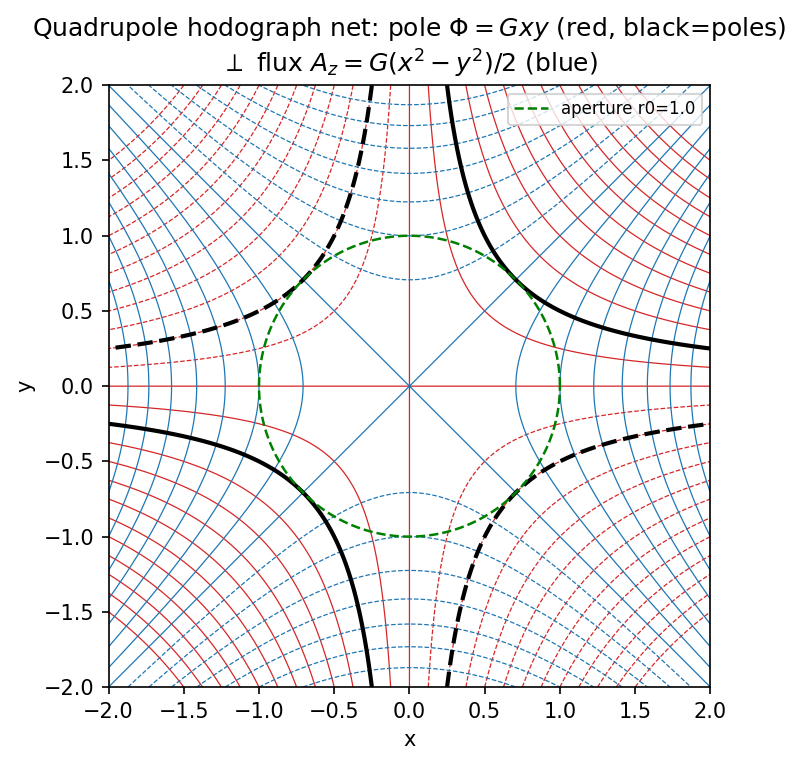

Generate this figure with Python:
"""Accelerator pole design via the hodograph -- design + measurement foundation.

RESEARCH example.  First rung of the "hodograph inverse design + HDiv-VIM
nonlinear forward" combination (the radia selling point): the pieces every
forward verification needs --

  1. multipoles(B, r_ref) -- the MULTIPLE harmonic analyzer.  Samples the
     field on a reference circle and FFTs it into normal b_n / skew a_n
     multipoles (accelerator convention  By + i Bx = sum_n (b_n + i a_n)
     z^{n-1},  z = x + iy;  n=1 dipole, n=2 quad, n=3 sextupole).  This is
     how "field quality / good-field region" is measured.

  2. the hodograph POLE GEOMETRY.  The iron pole face is an equipotential
     of the magnetic scalar potential Phi (high mu -> H_t = 0 -> Phi=const).
     For a multipole the complex potential is W ~ z^n, so:
        dipole (n=1):  Phi = (B0/mu0) y   -> pole  y = const   (flat)
        quad   (n=2):  Phi = G xy         -> pole  xy = r0^2/2  (hyperbola)
        sext   (n=3):  Phi = Im(z^3)*c    -> pole  Im(z^3)=const
     and the orthogonal flux net A_z = Re(W) (quad: A_z = G(x^2-y^2)/2).

The ideal infinite pole gives a PERFECT multipole (no spurious harmonics);
the design value is the FINITE pole + finite-mu + saturation, measured by
(1) on the forward solve -- the next rungs ((a)-2 HDiv-VIM, (a)-3 the
saturation loop).

Verified here (analytic): the analyzer returns ONLY b_2 for a pure quad and
detects an injected octupole b_4 to machine precision.
"""
import math
import os

import numpy as np


# ============================================================
# multipole harmonic analyzer (the field-quality measurement)
# ============================================================

def multipoles(B_func, r_ref=1.0, n_max=12, n_samples=512):
    """Normal b_n / skew a_n multipoles of a 2-D field on a circle r_ref.

    B_func(x, y) -> (Bx, By).  Convention:
        By + i Bx = sum_{n>=1} (b_n + i a_n) (z/1)^{n-1},  z = x + i y
    so b_n + i a_n is the (n-1)-th Fourier coefficient of (By + i Bx) on the
    circle of radius r_ref.  Returns {n: (b_n, a_n)} for n = 1..n_max.
    """
    th = np.linspace(0.0, 2.0 * np.pi, n_samples, endpoint=False)
    f = np.empty(n_samples, dtype=complex)
    for k, t in enumerate(th):
        bx, by = B_func(r_ref * math.cos(t), r_ref * math.sin(t))
        f[k] = by + 1j * bx                       # By + i Bx
    C = np.fft.fft(f) / n_samples                 # C[k] = b_{k+1} + i a_{k+1}
    return {n: (float(C[n - 1].real), float(C[n - 1].imag))
            for n in range(1, n_max + 1)}


def relative_harmonics(mp, main):
    """|b_n + i a_n| / |main coefficient|, the usual 'units' content table."""
    m = abs(complex(*mp[main]))
    return {n: abs(complex(*mp[n])) / m for n in mp}


# ============================================================
# hodograph pole geometry (the design output)
# ============================================================

def quad_pole_hyperbola(G=1.0, r0=1.0, n_pts=80, span=2.5):
    """The ideal quadrupole pole face = the Phi = G r0^2/2 equipotential
    (hyperbola xy = r0^2/2).  Returns the upper-right pole curve points
    (the other three follow by symmetry); r0 is the aperture (inscribed)
    radius, pole tip on the diagonal at (r0/sqrt2, r0/sqrt2)."""
    c = r0 ** 2 / 2.0
    xs = np.linspace(c / span, span, n_pts)
    ys = c / xs
    return np.column_stack([xs, ys]), c


# ============================================================
# verification + figure
# ============================================================

def solve(G=1.0, r0=1.0, r_ref=0.7, eps_oct=0.05, plot=False):
    """Verify the analyzer on analytic fields and return the dict."""
    # pure quadrupole  B = G (y, x)  ->  only b_2
    B_quad = lambda x, y: (G * y, G * x)            # noqa: E731
    mq = multipoles(B_quad, r_ref)
    main = abs(complex(*mq[2]))
    spurious = max(abs(complex(*mq[n])) / main for n in mq if n != 2)

    # quad + injected octupole  By + i Bx = G z + eps z^3  ->  detect b_4
    def B_quad_oct(x, y):
        z = complex(x, y)
        w = G * z + eps_oct * z ** 3
        return (w.imag, w.real)                     # (Bx, By)
    mqo = multipoles(B_quad_oct, r_ref)
    b4 = abs(complex(*mqo[4]))
    b4_expected = eps_oct * r_ref ** 3              # |b_4| = eps r_ref^3
    b4_rel_err = abs(b4 - b4_expected) / b4_expected

    _, c = quad_pole_hyperbola(G, r0)

    if plot:
        _plot_quad_net(G, r0)

    return {
        "quad_main_b2": float(main),
        "quad_spurious_rel": float(spurious),       # ~ machine zero
        "qo_b4_detected": float(b4),
        "qo_b4_expected": float(b4_expected),
        "qo_b4_rel_err": float(b4_rel_err),         # ~ machine zero
        "pole_hyperbola_xy_const": float(c),        # pole: xy = r0^2/2
    }


def _plot_quad_net(G, r0):
    import matplotlib
    matplotlib.use("Agg")
    import matplotlib.pyplot as plt

    g = np.linspace(-2.0, 2.0, 400)
    XX, YY = np.meshgrid(g, g)
    PHI = G * XX * YY                       # pole equipotentials
    AZ = 0.5 * G * (XX ** 2 - YY ** 2)      # orthogonal flux lines
    c = r0 ** 2 / 2.0

    fig, ax = plt.subplots(figsize=(5.2, 5.2), dpi=150)
    ax.contour(XX, YY, PHI, levels=np.linspace(-3, 3, 25),
               colors="C3", linewidths=0.6)
    ax.contour(XX, YY, AZ, levels=np.linspace(-3, 3, 25),
               colors="C0", linewidths=0.6)
    # the 4 pole faces  xy = +-c  (the equipotentials bounding the aperture)
    ax.contour(XX, YY, XX * YY, levels=[-c, c], colors="k", linewidths=2.0)
    th = np.linspace(0, 2 * math.pi, 200)
    ax.plot(r0 * np.cos(th), r0 * np.sin(th), "g--", lw=1.2,
            label=f"aperture r0={r0}")
    ax.set_aspect("equal")
    ax.set_xlim(-2, 2)
    ax.set_ylim(-2, 2)
    ax.set_xlabel("x")
    ax.set_ylabel("y")
    ax.set_title("Quadrupole hodograph net: pole $\\Phi=Gxy$ (red, black=poles)\n"
                 "$\\perp$ flux $A_z=G(x^2-y^2)/2$ (blue)")
    ax.legend(loc="upper right", fontsize=8)
    png = os.path.splitext(os.path.abspath(__file__))[0] + ".png"
    fig.tight_layout()
    fig.savefig(png, bbox_inches="tight")
    plt.close(fig)
    print(f"  figure saved: {png}")


def main():
    r = solve(plot=True)
    print("Accelerator pole design -- multipole analyzer + hodograph geometry\n")
    print("  multipole analyzer verification:")
    print(f"    pure quad     -> main b_2 = {r['quad_main_b2']:.4f}, "
          f"max spurious |b_n|/|b_2| = {r['quad_spurious_rel']:.1e}  (->0)")
    print(f"    quad+octupole -> b_4 detected = {r['qo_b4_detected']:.5f}  "
          f"(expected {r['qo_b4_expected']:.5f}, rel err {r['qo_b4_rel_err']:.1e})")
    print(f"\n  quadrupole pole face (hodograph): hyperbola  xy = "
          f"{r['pole_hyperbola_xy_const']:.4f}  (= r0^2/2)")
    print("  -> ideal pole = perfect quad; finite pole + finite-mu + "
          "saturation harmonics come from the forward solve (next rungs).")


if __name__ == "__main__":
    main()
